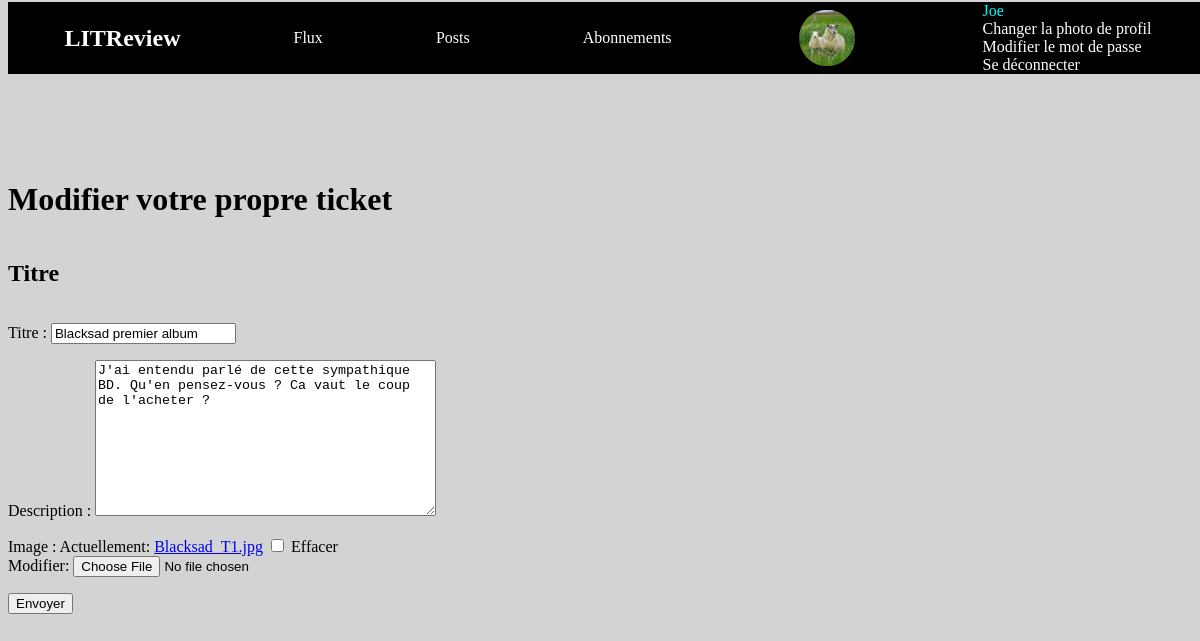
The app's page /ticket/5/change/ (signed in) with its own data.
### authentication/models.py (models this page shows)
class User(AbstractUser):
    profile_photo = models.ImageField(verbose_name='Photo de profil')

### critics/models.py (models this page shows, shortened)
class Ticket(models.Model):
    title = models.CharField(max_length=128)
    description = models.TextField(max_length=2048, blank=True)
    user = models.ForeignKey(
        to=settings.AUTH_USER_MODEL,
        on_delete=models.CASCADE)
    image = models.ImageField(null=True, blank=True)
    time_created = models.DateTimeField(auto_now_add=True)
    IMAGE_MAX_SIZE = (200, 200)

### critics/views.py (the view)
# urls.py: path('ticket/<int:ticket_id>/change/', critics.views.ticket_update,
@login_required()
def ticket_update(request, ticket_id):
    ticket = get_object_or_404(Ticket, id=ticket_id)
    if request.method == "POST":
        form = TicketForm(request.POST, request.FILES, instance=ticket)
        if form.is_valid():
            ticket = form.save(commit=False)
            ticket.time_created = datetime.datetime.now()
            ticket.save()
            return render(
                request,
                "critics/ticket_read.html",
                {"ticket": ticket})
    else:
        form = TicketForm(instance=ticket)
    return render(request, "critics/ticket_update.html", {"form": form})

### critics/forms.py
class TicketForm(forms.ModelForm):
    class Meta:
        model = Ticket
        exclude = ['user']
        labels = {'title': 'Titre'}

### critics/templates/critics/ticket_update.html (shortened to what this page needs)
{% extends '../base.html' %}
{% block content %}
<h1>Modifier votre propre ticket </h1>
<h2>Titre</h2>
<form action="" method="post" enctype="multipart/form-data">
    {{ form.as_p }}
    <input type="submit" value="Envoyer">
</form>
{% endblock %}

### templates/base.html (shortened to what this page needs)
{% load static %}
<html>
    <head>
        <link rel="stylesheet" href="{% static 'critics/styles.css' %}" />
    </head>
    <header>
        <nav> <h1>LITReview</h1>
            {% if user.is_authenticated %}
            <a href="/flux">Flux</a>
            <a href="/posts">Posts</a>
            <a href="/subscribe">Abonnements</a>
            <div>
                {% if request.user.profile_photo %}
                    <img class="profile-photo" src="{{ request.user.profile_photo.url }}" alt="">
                {% else %}
                    <i class="fa-solid fa-circle-user fa-5x"></i>
                {% endif %}
            </div>
            <div class="account_management">
                <div class="display_username">{{ request.user }}</div>
                <a href="{% url 'profile-photo' %}">Changer la photo de profil</a>
                <a href="{% url 'new_password' %}">Modifier le mot de passe</a>
                <a href="{% url 'logout' %}">Se déconnecter</a>
            </div>
        </nav>
        {% endif %}
    </header>
    <body>
        {% block content %}{% endblock %}
    </body>
</html>

### critics/static/critics/styles.css (style rules this page uses)
header { position:fixed; top:2px; height:80px; width:100%; }
body { margin-top:160px; display: flex; flex-direction: column; color: black; background-color: lightgrey; }
nav { display:flex; justify-content: space-around; align-items:center; background-color: black; color: white; }
nav a { color: white; text-decoration: none; }
.account_management { display:flex; flex-direction: column; }
.display_username { color:cyan; }
.profile-photo { width : 85px; clip-path: ellipse(33% 50%); }

### records on screen
User: user.profile_photo (picture), user "Joe"
Ticket: title "Blacksad premier album", description "J'ai entendu parlé de cette sympathique BD. Qu'en pensez-vous ? Ca vaut le coup de l'acheter ?"
